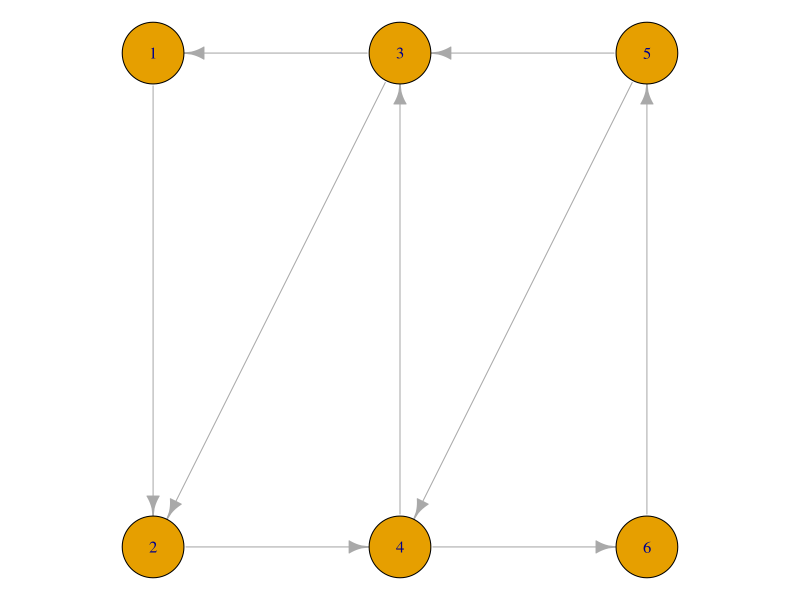
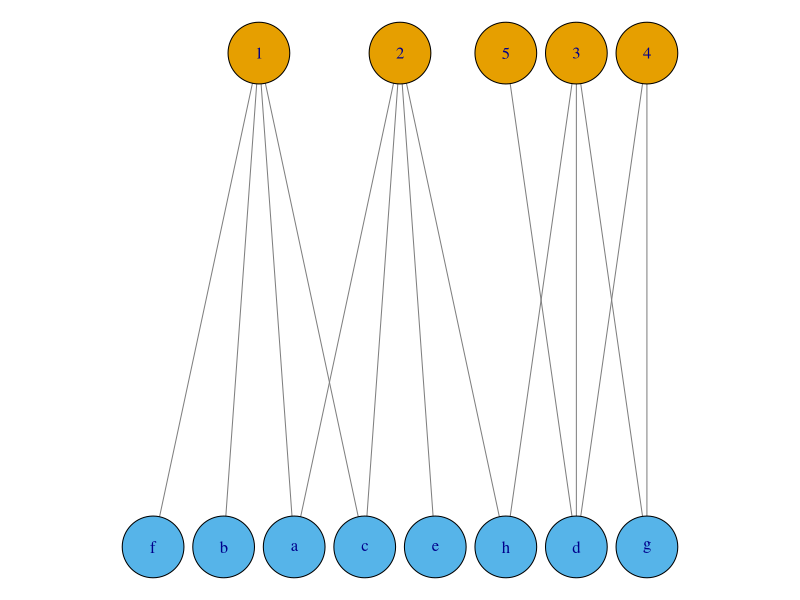
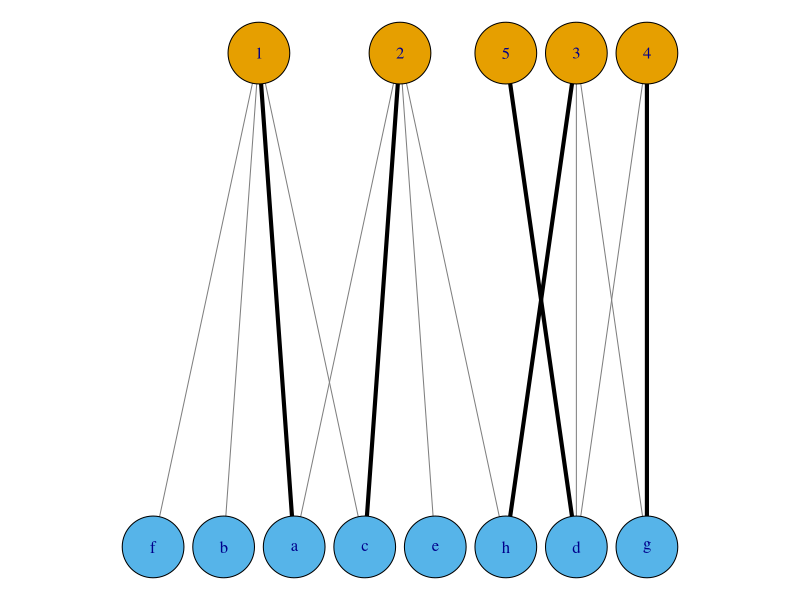
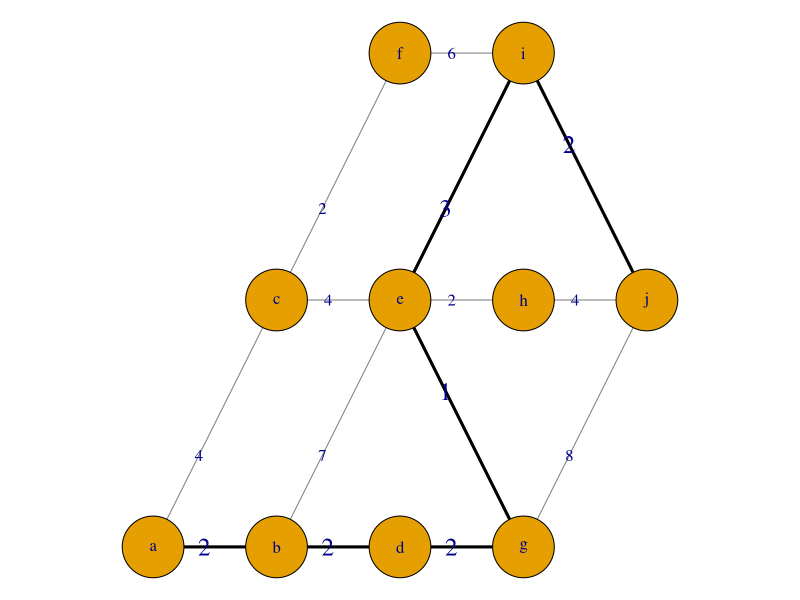

The R source for these figures, in order:
## ---- chunk 1
knitr::opts_chunk$set(warning=FALSE, message=FALSE, fig.align='center', comment=NA, echo=FALSE)
## ---- chunk 2
library(igraph)
bridges <- data.frame(
  matrix(c(5, 3, 3, 1, 1, 2, 2, 4, 4, 6, 6, 5, 5, 4, 4, 3, 3, 2),
    ncol = 2, byrow = TRUE, dimnames = list(NULL, c('from', 'to')))
)
g2 <- graph_from_data_frame(bridges)
l <- matrix(c(1, 1, 0.5, 1, 0, 1, 0, 0, 0.5, 0, 1, 0), ncol=2, byrow = TRUE)
par(mar = rep(0, 4))
plot.igraph(g2, vertex.size = 25, layout = l)
## ---- chunk 3
bball <- data.frame(
  from = c('a', 'a', 'b', 'c', 'c', 'd', 'd', 'd', 'e', 'f', 'g', 'g', 'h', 'h'),
  to =  c(1, 2, 1, 1, 2, 3, 4, 5, 2, 1, 3, 4, 2, 3), 
  used = c(1, 0, 0, 0, 1, 0, 0, 1, 0, 0, 0, 1, 0, 1), stringsAsFactors = FALSE)

g3 <- graph_from_data_frame(bball, directed = FALSE)
V(g3)$type <- c(rep(TRUE, 8), rep(FALSE, 5))
V(g3)$color <- V(g3)$type + 1

par(mar = rep(0, 4))
plot(g3, edge.color = 'grey50', vertex.size = 25, layout = layout.bipartite)
## ---- chunk 4
E(g3)$weight <- bball$used * 3 + 1
E(g3)$color <- ifelse(E(g3)$weight == 4, 'black', 'grey50')

par(mar = rep(0, 4))
plot(g3, edge.width = E(g3)$weight, edge.color = E(g3)$color,
     vertex.size = 25, layout = layout_as_bipartite)
## ---- chunk 5
g4 <- graph_from_data_frame(data.frame(
  from = c('a', 'b', 'c', 'd', 'a', 'c', 'f', 'b', 'e', 'e', 'e', 'g', 'h', 'i'),
  to =   c('b', 'd', 'e', 'g', 'c', 'f', 'i', 'e', 'i', 'g', 'h', 'j', 'j', 'j'),
  weight =   c(2,   2,   4,   2,   4,   2,   6,   7,   3,   1,   2,   8,   4,   2)
), directed = FALSE)

sp <- get.shortest.paths(g4, 'a', 'j', output = 'both')
sp$vpath[[1]]
sp <- sp$epath[[1]]
## ---- chunk 6
E(g4)$color <- ifelse(E(g4) %in% sp, 'black', 'grey50')
E(g4)$width <- ifelse(E(g4) %in% sp, 3, 1)

l4 <- matrix(
  c(0, 0, 0.25, 0, 0.25, 0.5, 0.5, 0, 0.5, 1, 0.5, 0.5, 0.75, 0, 0.75, 0.5, 0.75, 1, 1, 0.5),
  ncol = 2, byrow = TRUE)

par(mar = rep(0, 4))
plot.igraph(g4, layout = l4, vertex.size = 25,
            edge.color = E(g4)$color, edge.width = E(g4)$thickness,
            edge.label = E(g4)$weight, edge.label.cex = E(g4)$width / 4 + 0.75)
